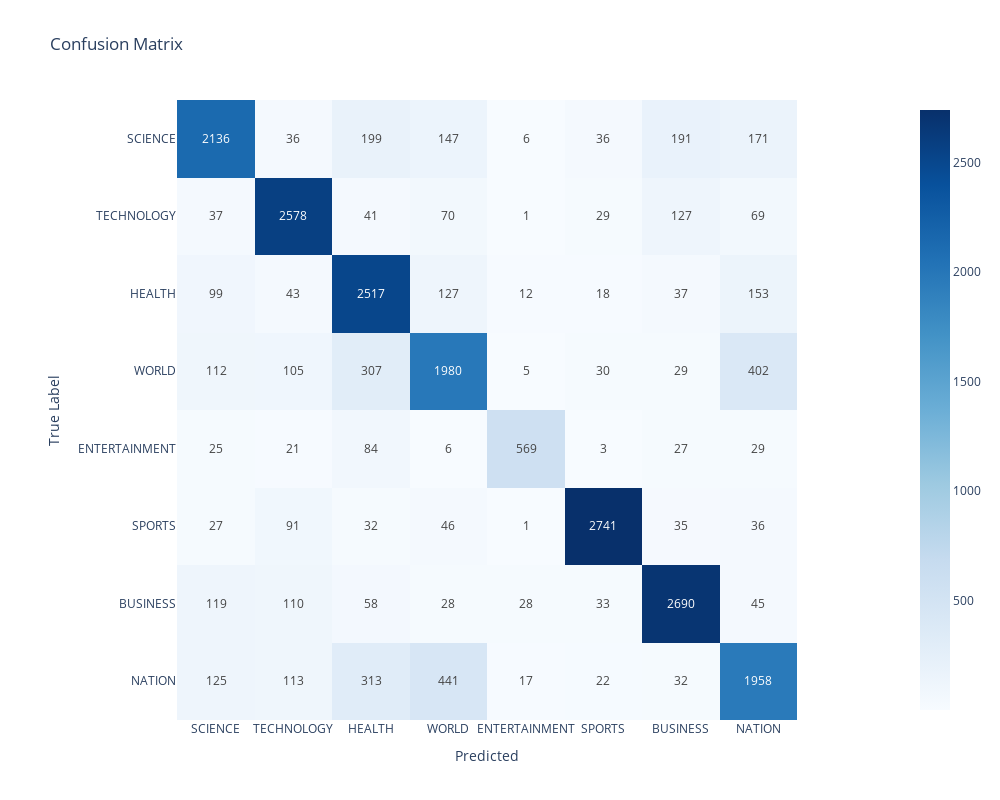

The notebook cell saved with this chart:
### Code cell
Mnb_Count_model = Model(filtered_X,y_enc, MultinomialNB(),CountVectorizer, class_labels) # Instanciate the model class
Mnb_Count_model.fit() # Fitting the model
y_pred = Mnb_Count_model.predict() # Make the predictions
class_labels=label_encoder.inverse_transform(range(8))

Mnb_Count_model.report(y_pred,class_labels) # Show report on model performances

### Figure 1 — Plotly figure (JSON) as saved in the notebook; plotly's stock layout.template omitted (floating-point values rounded to 4 significant figures)
{"data": [{"coloraxis": "coloraxis", "hovertemplate": "Predicted: %{x}<br>True Label: %{y}<br>color: %{z}<extra></extra>", "name": "0", "texttemplate": "%{z}", "type": "heatmap", "x": ["SCIENCE", "TECHNOLOGY", "HEALTH", "WORLD", "ENTERTAINMENT", "SPORTS", "BUSINESS", "NATION"], "xaxis": "x", "y": ["SCIENCE", "TECHNOLOGY", "HEALTH", "WORLD", "ENTERTAINMENT", "SPORTS", "BUSINESS", "NATION"], "yaxis": "y", "z": [[2136, 36, 199, 147, 6, 36, 191, 171], [37, 2578, 41, 70, 1, 29, 127, 69], [99, 43, 2517, 127, 12, 18, 37, 153], [112, 105, 307, 1980, 5, 30, 29, 402], [25, 21, 84, 6, 569, 3, 27, 29], [27, 91, 32, 46, 1, 2741, 35, 36], [119, 110, 58, 28, 28, 33, 2690, 45], [125, 113, 313, 441, 17, 22, 32, 1958]]}], "layout": {"coloraxis": {"colorscale": [[0, "rgb(247,251,255)"], [0.125, "rgb(222,235,247)"], [0.25, "rgb(198,219,239)"], [0.375, "rgb(158,202,225)"], [0.5, "rgb(107,174,214)"], [0.625, "rgb(66,146,198)"], [0.75, "rgb(33,113,181)"], [0.875, "rgb(8,81,156)"], [1, "rgb(8,48,107)"]]}, "height": 800, "title": {"text": "Confusion Matrix"}, "width": 1000, "xaxis": {"anchor": "y", "constrain": "domain", "domain": [0, 1], "scaleanchor": "y", "title": {"text": "Predicted"}}, "yaxis": {"anchor": "x", "autorange": "reversed", "constrain": "domain", "domain": [0, 1], "title": {"text": "True Label"}}}}
